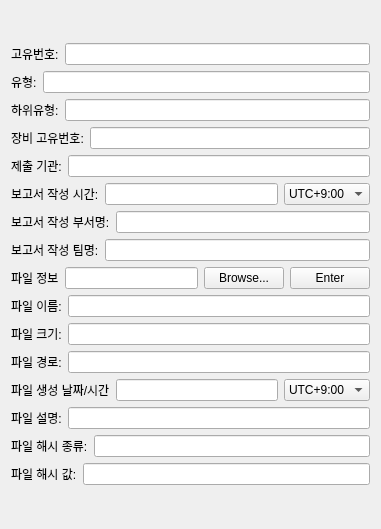
                  <widget class="QWidget" name="AI_Reports__scrollAreaWidgetContents_1">
                   <property name="geometry">
                    <rect>
                     <x>0</x>
                     <y>-369</y>
                     <width>381</width>
                     <height>529</height>
                    </rect>
                   </property>
                   <layout class="QGridLayout" name="gridLayout_12">
                    <item row="0" column="0">
                     <layout class="QVBoxLayout" name="AI_Reports__verticalLayout_1">
                      <item>
                       <layout class="QHBoxLayout" name="AI_Reports_id__horizontalLayout_1">
                        <item>
                         <widget class="QLabel" name="AI_Reports_id__label_1">
                          <property name="text">
                           <string>고유번호:</string>
                          </property>
                         </widget>
                        </item>
                        <item>
                         <widget class="QLineEdit" name="AI_Reports_id__lineEdit_1"/>
                        </item>
                       </layout>
                      </item>
                      <item>
                       <layout class="QHBoxLayout" name="AI_Reports_type__horizontalLayout_1">
                        <item>
                         <widget class="QLabel" name="AI_Reports_type__label_1">
                          <property name="text">
                           <string>유형:</string>
                          </property>
                         </widget>
                        </item>
                        <item>
                         <widget class="QLineEdit" name="AI_Reports_type__lineEdit_1"/>
                        </item>
                       </layout>
                      </item>
                      <item>
                       <layout class="QHBoxLayout" name="AI_Reports_subtype__horizontalLayout_1">
                        <item>
                         <widget class="QLabel" name="AI_Reports_subtype__label_1">
                          <property name="text">
                           <string>하위유형:</string>
                          </property>
                         </widget>
                        </item>
                        <item>
                         <widget class="QLineEdit" name="AI_Reports_subtype__lineEdit_1"/>
                        </item>
                       </layout>
                      </item>
                      <item>
                       <layout class="QHBoxLayout" name="AI_Reports_mgmt_id__horizontalLayout_1">
                        <item>
                         <widget class="QLabel" name="AI_Reports_mgmt_id__label_1">
                          <property name="text">
                           <string>장비 고유번호:</string>
                          </property>
                         </widget>
                        </item>
                        <item>
                         <widget class="QLineEdit" name="AI_Reports_mgmt_id__lineEdit_1"/>
                        </item>
                       </layout>
                      </item>
                      <item>
                       <layout class="QHBoxLayout" name="AI_Reports_submission_agency__horizontalLayout_1">
                        <item>
                         <widget class="QLabel" name="AI_Reports_submission_agency__label_1">
                          <property name="text">
                           <string>제출 기관:</string>
                          </property>
                         </widget>
                        </item>
                        <item>
                         <widget class="QLineEdit" name="AI_Reports_submission_agency__lineEdit_1"/>
                        </item>
                       </layout>
                      </item>
                      <item>
                       <layout class="QHBoxLayout" name="AI_Reports_reports_creation_datetime__horizontalLayout_1">
                        <item>
                         <widget class="QLabel" name="AI_Reports_reprot_creation_datetime__label_1">
                          <property name="text">
                           <string>보고서 작성 시간:</string>
                          </property>
                         </widget>
                        </item>
                        <item>
                         <widget class="QLineEdit" name="AI_Reports_reprot_creation_datetime__lineEdit_1"/>
                        </item>
                        <item>
                         <widget class="QComboBox" name="comboBox_3">
                          <item>
                           <property name="text">
                            <string>UTC+9:00</string>
                           </property>
                          </item>
                         </widget>
                        </item>
                       </layout>
                      </item>
                      <item>
                       <layout class="QHBoxLayout" name="AI_Reports_division_name_of_report_maker__horizontalLayout_1">
                        <item>
                         <widget class="QLabel" name="AI_Reports_division_name_of_report_maker__label_1">
                          <property name="text">
                           <string>보고서 작성 부서명:</string>
                          </property>
                         </widget>
                        </item>
                        <item>
                         <widget class="QLineEdit" name="AI_Reports_division_name_of_report_maker__lineEdit_1"/>
                        </item>
                       </layout>
                      </item>
                      <item>
                       <layout class="QHBoxLayout" name="AI_Reports_team_name_of_report_maker__horizontalLayout_1">
                        <item>
                         <widget class="QLabel" name="AI_Reports_team_name_of_report_maker__label_1">
                          <property name="text">
                           <string>보고서 작성 팀명:</string>
                          </property>
                         </widget>
                        </item>
                        <item>
                         <widget class="QLineEdit" name="AI_Reports_team_name_of_report_maker__lineEdit_1"/>
                        </item>
                       </layout>
                      </item>
                      <item>
                       <layout class="QHBoxLayout" name="AI_Reports_file_info__horizontalLayout_1">
                        <item>
                         <widget class="QLabel" name="AI_Reports_file_info__label_1">
                          <property name="text">
                           <string>파일 정보</string>
                          </property>
                         </widget>
                        </item>
                        <item>
                         <widget class="QLineEdit" name="AI_Reports_file_info__lineEdit_1"/>
                        </item>
                        <item>
                         <widget class="QPushButton" name="AI_Reports_file_info__browseButton_1">
                          <property name="text">
                           <string>Browse...</string>
                          </property>
                         </widget>
                        </item>
                        <item>
                         <widget class="QPushButton" name="AI_Reports_file_info__enterButton_1">
                          <property name="text">
                           <string>Enter</string>
                          </property>
                         </widget>
                        </item>
                       </layout>
                      </item>
                      <item>
                       <layout class="QHBoxLayout" name="AI_Reports_file_name__horizontalLayout_1">
                        <item>
                         <widget class="QLabel" name="AI_Reports_file_name__label_1">
                          <property name="text">
                           <string>파일 이름:</string>
                          </property>
                         </widget>
                        </item>
                        <item>
                         <widget class="QLineEdit" name="AI_Reports_file_name__lineEdit_1"/>
                        </item>
                       </layout>
                      </item>
                      <item>
                       <layout class="QHBoxLayout" name="AI_Reports_file_size__horizontalLayout_1">
                        <item>
                         <widget class="QLabel" name="AI_Reports_file_size__label_1">
                          <property name="text">
                           <string>파일 크기:</string>
                          </property>
                         </widget>
                        </item>
                        <item>
                         <widget class="QLineEdit" name="AI_Reports_file_size__lineEdit_1"/>
                        </item>
                       </layout>
                      </item>
                      <item>
                       <layout class="QHBoxLayout" name="AI_Reports_file_path__horizontalLayout_1">
                        <item>
                         <widget class="QLabel" name="AI_Reports_file_path__label_1">
                          <property name="text">
                           <string>파일 경로:</string>
                          </property>
                         </widget>
                        </item>
                        <item>
                         <widget class="QLineEdit" name="AI_Reports_file_path__lineEdit_1"/>
                        </item>
                       </layout>
                      </item>
                      <item>
                       <layout class="QHBoxLayout" name="AI_Reports_file_creation_datetime__horizontalLayout_1">
                        <item>
                         <widget class="QLabel" name="AI_Reports_file_creation_datetime__label_1">
                          <property name="text">
                           <string>파일 생성 날짜/시간</string>
                          </property>
                         </widget>
                        </item>
                        <item>
                         <widget class="QLineEdit" name="AI_Reports_file_creation_datetime__lineEdit_1"/>
                        </item>
                        <item>
                         <widget class="QComboBox" name="comboBox_4">
                          <item>
                           <property name="text">
                            <string>UTC+9:00</string>
                           </property>
                          </item>
                         </widget>
                        </item>
                       </layout>
                      </item>
                      <item>
                       <layout class="QHBoxLayout" name="AI_Reports_file_description__horizontalLayout_1">
                        <item>
                         <widget class="QLabel" name="AI_Reports_file_description__label_1">
                          <property name="text">
                           <string>파일 설명:</string>
                          </property>
                         </widget>
                        </item>
                        <item>
                         <widget class="QLineEdit" name="AI_Reports_file_description__lineEdit_1"/>
                        </item>
                       </layout>
                      </item>
                      <item>
                       <layout class="QHBoxLayout" name="AI_Reports_file_hash_type__horizontalLayout_1">
                        <item>
                         <widget class="QLabel" name="AI_Reports_file_hash_type__label_1">
                          <property name="text">
                           <string>파일 해시 종류:</string>
                          </property>
                         </widget>
                        </item>
                        <item>
                         <widget class="QLineEdit" name="AI_Reports_file_hash_type__lineEdit_1"/>
                        </item>
                       </layout>
                      </item>
                      <item>
                       <layout class="QHBoxLayout" name="AI_Reports_file_hash_value__horizontalLayout_1">
                        <item>
                         <widget class="QLabel" name="AI_Reports_file_hash_value__label_1">
                          <property name="text">
                           <string>파일 해시 값:</string>
                          </property>
                         </widget>
                        </item>
                        <item>
                         <widget class="QLineEdit" name="AI_Reports_file_hash_value__lineEdit_1"/>
                        </item>
                       </layout>
                      </item>
                     </layout>
                    </item>
                   </layout>
                  </widget>
